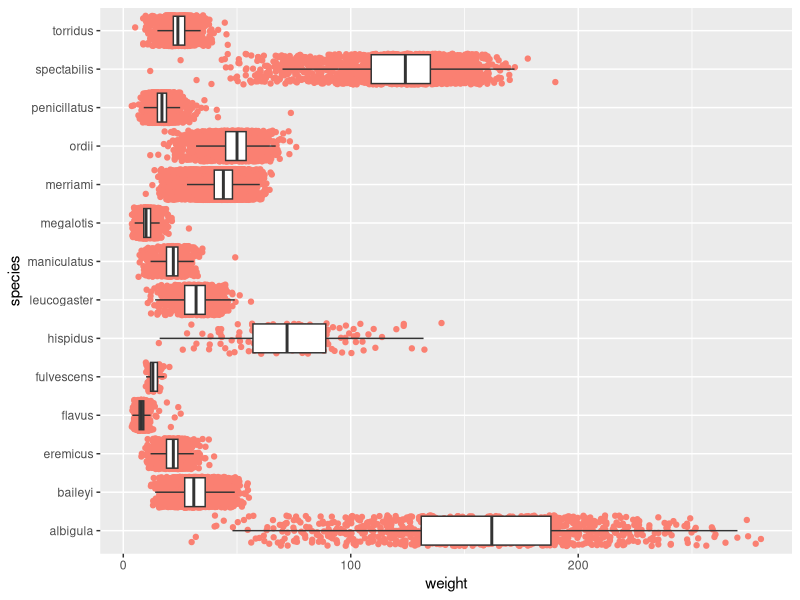
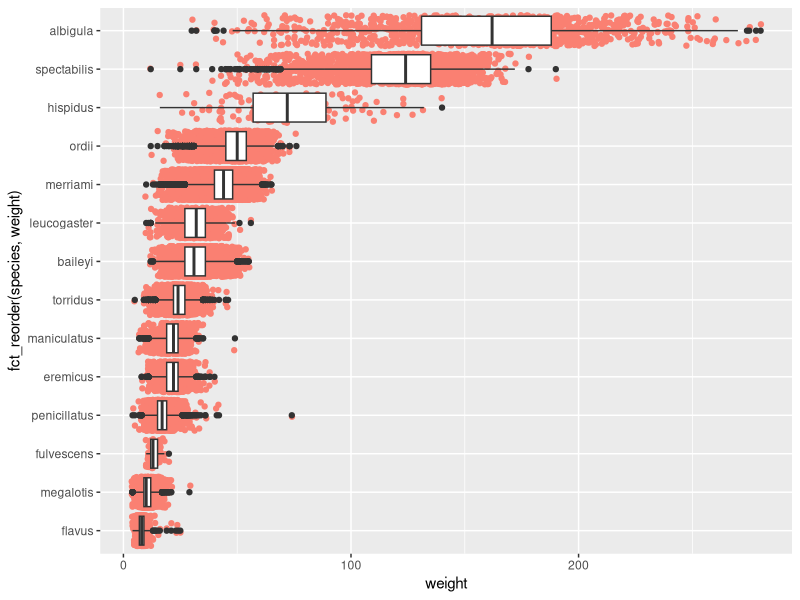
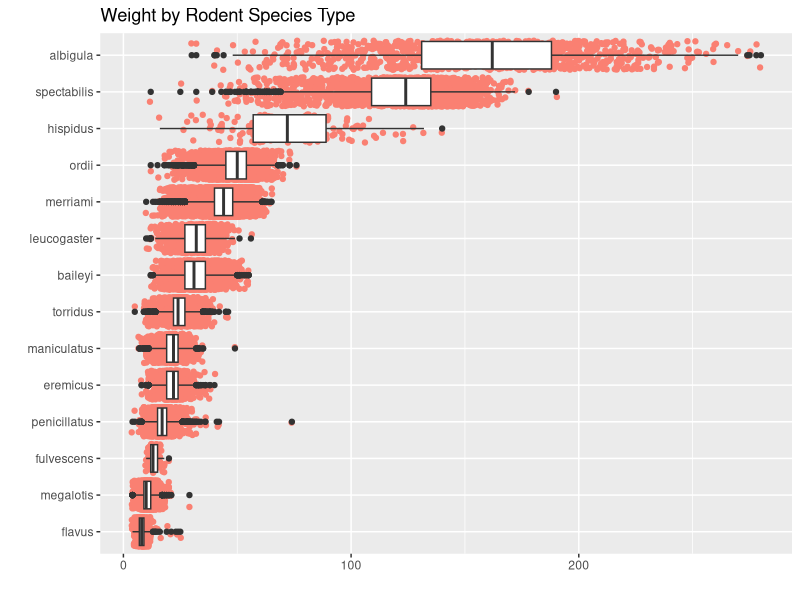
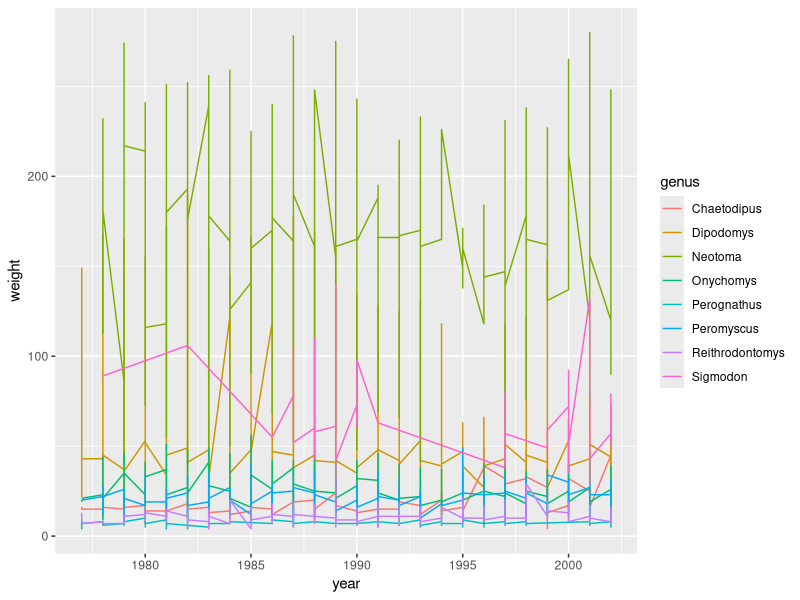
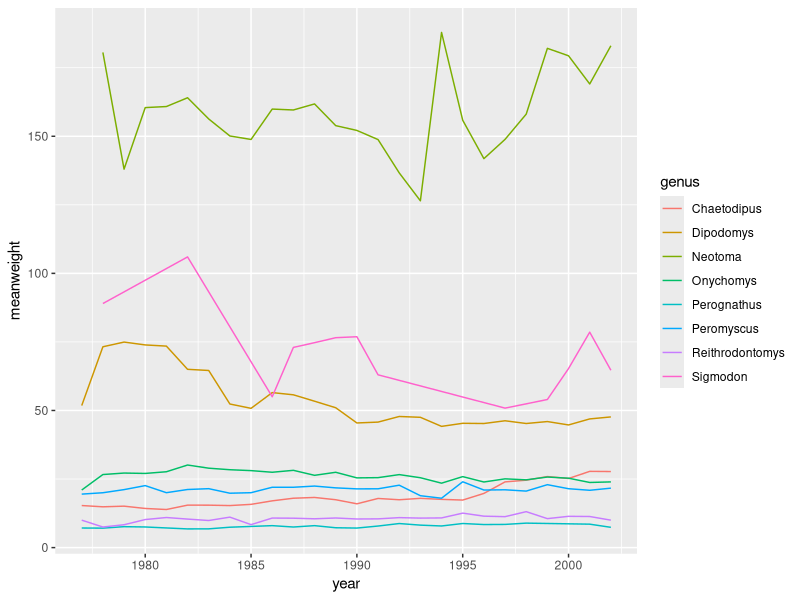
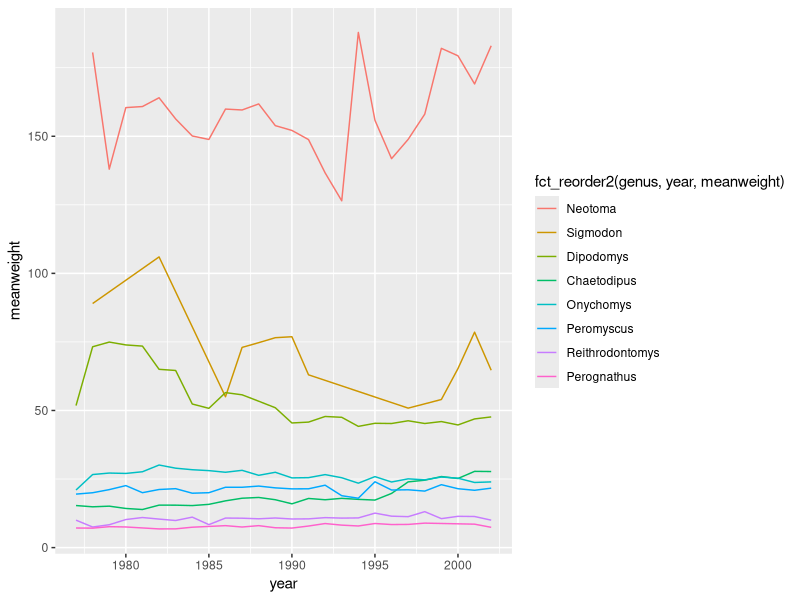
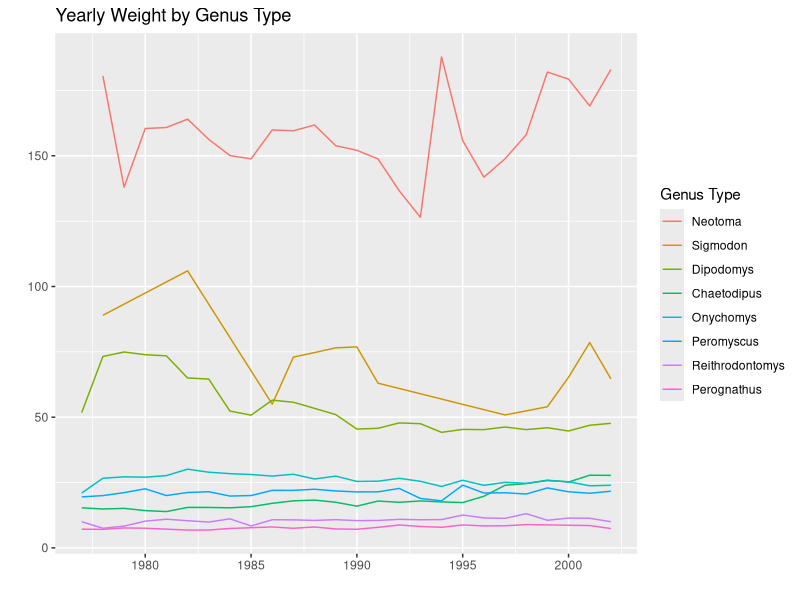
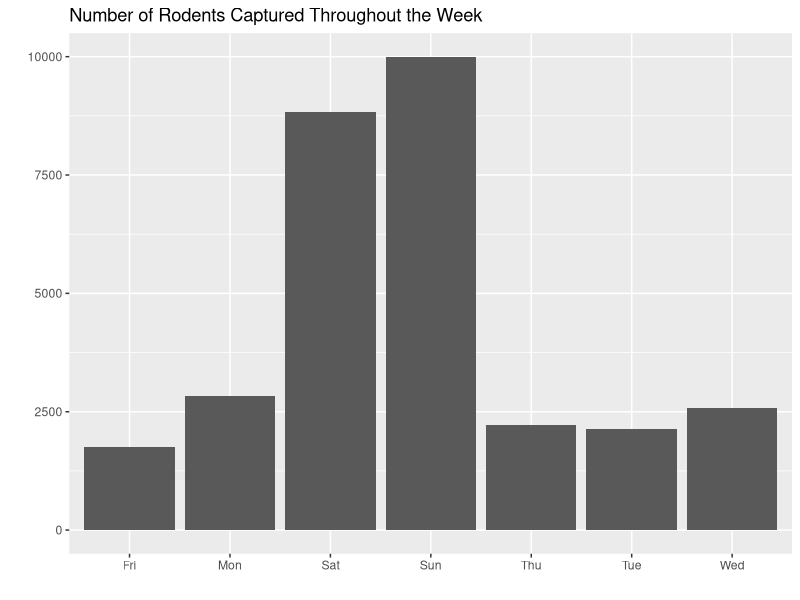

Write R code to recreate these figures, in order.
## ---- chunk 1
#| execute:
#| output: FALSE
library(tidyverse)
library(forcats)
surveys <- read_csv(here::here("supporting_artifacts", "Lab5", "surveys.csv"))
## ---- chunk 2
ggplot(data = surveys, 
       mapping = aes(x = weight,
                     y = species,
                     )) + geom_jitter(color = "salmon") +
  geom_boxplot(alpha = 1, outlier.shape = NA) 
## ---- chunk 3
surveys |>
  ggplot(aes(weight, fct_reorder(species, weight))) +
  geom_jitter(color = "salmon") +
  geom_boxplot()
## ---- chunk 4
surveys |>
  ggplot(aes(x = weight,
             y = fct_reorder(species, weight))) +
  geom_jitter(color = "salmon") +
  geom_boxplot() +
  labs(title = "Weight by Rodent Species Type" , x = "", y = "")
## ---- chunk 5
surveys |>
  ggplot(aes(x = year,
             y = weight,
             color = genus)) +
  geom_line()
## ---- chunk 6
surveys |>
  group_by(genus, year) |>
  summarize(meanweight = mean(weight)) |>
  ggplot(aes(x = year,
             y = meanweight,
             color = genus)) +
  geom_line()
  
## ---- chunk 7
surveys |>
  group_by(genus, year) |>
  summarize(meanweight = mean(weight)) |>
  ggplot(aes(x = year,
             y = meanweight,
             color = fct_reorder2(genus, year, meanweight))) +
  geom_line()
  



## ---- chunk 8
surveys |>
  group_by(genus, year) |>
  summarize(meanweight = mean(weight)) |>
  ggplot(aes(x = year,
             y = meanweight,
             color = fct_reorder2(genus, year, meanweight))) +
  geom_line() +
  labs(title = "Yearly Weight by Genus Type" , x = "", y = "", color = "Genus Type")
## ---- chunk 9
surveys |>
  group_by(day_of_week) |>
  count() |>
  drop_na() |>
  rename("Count" = n) |>
  ggplot(aes(x = factor(day_of_week),
             y = Count)) +
  geom_col() +
  labs(title = "Number of Rodents Captured Throughout the Week", x = "", y = "")
## ---- chunk 10
week_levels <- c('Mon', 'Tue', 'Wed', 'Thu', 'Fri', 'Sat', 'Sun')
surveys |>
  group_by(day_of_week) |>
  count() |>
  drop_na() |>
  rename("Count" = n) |>
    ggplot(aes(x = factor(day_of_week, levels = week_levels),
               y = Count)) +
    geom_col() +
    labs(title = "Number of Rodents Captured Throughout the Week", x = "", y = "")
## ---- chunk 11
surveys |>
    mutate(day_of_week = fct_collapse(day_of_week, 
                                    Weekday = c("Mon", "Tue", "Wed", "Thu", "Fri"),
                                    Weekend = c("Sat", "Sun"))) |>
  count(day_of_week) |>
  drop_na() |>
  rename("Count" = n) |>
  ggplot(aes(x = day_of_week,
             y = Count)) +
  geom_col() +
  labs(title = "Number of Rodents Captured Throughout the Week", x = "", y = "")
